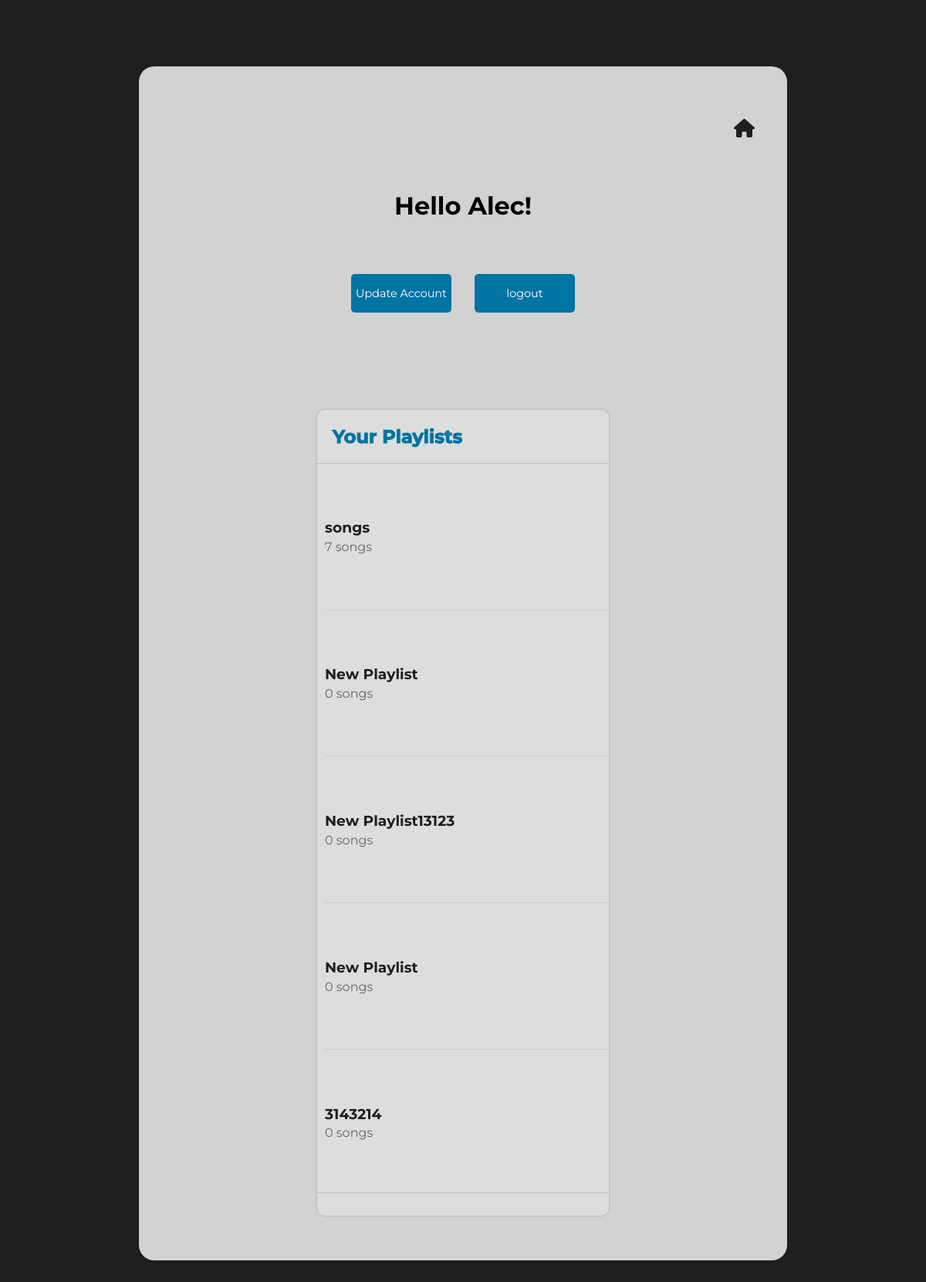
The app's page /account/ (signed in) with its own data.
### app/models.py (models this page shows, shortened)
class Playlist(models.Model):
    name = models.CharField(max_length=30)
    songs = models.ManyToManyField(Song) # type: ignore
    description = models.CharField(max_length=150, null=True, blank=True)
    created_by = models.ForeignKey(User, on_delete=models.CASCADE)

### app/views.py (the view)
# urls.py: path("account/", account_view, name="account"),
@login_required(login_url='login')
def account_view(req: HttpRequest) -> HttpResponse:
    userRoles = [i.name for i in req.user.groups.all()] # type: ignore
    songs = Song.objects.all() if 'Admin' in userRoles else None
    playlists = req.user.playlist_set.all() # type: ignore
    return render(req, 'account-view.html', {'user': req.user, 'roles': userRoles, 'songs': songs, 'playlists': playlists})

### app/templates/account-view.html (shortened to what this page needs)
{% extends "boilerplate.html" %}
{% block content %}
<div id='accountView'>
    <div id="accountViewPlate">
        <div id="accountViewHeaderWrapper">
            <div id='goHomeWrapper'>
                <a href="{% url "home" %}"><i id='goHomeBtn' class="fa-solid fa-house"></i></a>
            </div>
            <h1 id='accountViewHeader'>Hello {{user.username}}!</h1>
            <div id="accViewBtns">
                <a href="{% url "update_account" %}"><button id='updateAccount' class='accountViewBtn'>Update Account</button></a>
                <a href="{% url "logout" %}"><button id='logoutBtn' class='accountViewBtn'>logout</button></a>
            </div>
        </div>
        {% if "Admin" in roles %}
            <div id="playlistsSongs">
                <div id='accountViewPlaylists'>
                    <div id='accViewPlaylistHeader' class='accViewSubHeader'>
                        <h2>Your Playlists</h2>
                    </div>
                    <div id='accViewPlaylistOverflow'>
                    {% for playlist in playlists %}
                        <div class="accViewPlaylistContainer accViewCard">
                            <h3 class='accViewPlaylistTitle'>{{playlist.name}}</h3>
                            <p class='accViewPlaylistSongs'>{{playlist.songs.all|length}} songs</p>
                        </div>
                    {% endfor %}
                    </div>
                    <div class='accViewFooter'></div>
                </div>
                <div id="manageSongs">
                    <div id='manageSongsHeader' class='accViewSubHeader'>
                        <h2>Manage Songs</h2>
                        <a href="{% url 'add_song' %}"><i id='newSongBtn' class="fa-solid fa-plus"></i></a>
                    </div>
                    <div id='accViewSongsOverflow'>
                        {% for song in songs %}
                        <a href="{% url "update_song" song.pk %}">
                            <div class='manageSongWrapper accViewCard'>
                                <h3 class='accViewTitle'>{{song.title}}</h3>
                                {% for artist in song.artist.all %}<p class='accViewArtist'>{{artist.name}}</p>{% endfor %}
                            </div>
                        </a>
                        {% endfor %}
                    </div>
                    <div class='accViewFooter'></div>
                </div>
            </div>
        {% elif 'Standard' in roles %}
        <div id="playlistsSongs">
            <div id='accountViewPlaylists'>
                <div id='accViewPlaylistHeader' class='accViewSubHeader'>
                    <h2>Your Playlists</h2>
                </div>
                <div id='accViewPlaylistOverflow'>
                {% for playlist in playlists %}
                    <div class="accViewPlaylistContainer accViewCard">
                        <h3 class='accViewPlaylistTitle'>{{playlist.name}}</h3>
                        <p class='accViewPlaylistSongs'>{{playlist.songs.all|length}} songs</p>
                    </div>
                {% endfor %}
                </div>
                <div class='accViewFooter'></div>
            </div>
        </div>
        {% endif %}
    </div>
</div>
{% endblock content %}

### app/static/styles.css (style rules this page uses)
* { padding: 0; margin: 0; font-family: Montserrat; }
#accountView { width: 100vw; height: 100vh; background-color: #1e1e1e; display: flex; align-items: center; justify-content: center; }
#accountViewPlate { background-color: rgb(210, 210, 210); height: 90%; width: 70%;; border-radius: 20px; }
#accountViewHeaderWrapper { height: 25%; display: flex; flex-direction: column; justify-content: space-evenly; align-items: center; }
#goHomeWrapper { display: flex; width: 90%; justify-content: flex-end; }
#goHomeBtn { font-size: 1.5em; color: #1e1e1e; transition: .3s; }
#accViewBtns { display: flex; gap: 30px; }
.accountViewBtn { width: 130px; height: 50px; border-radius: 5px; border: none; background-color: #0074a2; color: white; font-size: .9em; transition: .3s; }
#playlistsSongs { height: 75%; width: 100%; display: flex; justify-content: space-evenly; align-items: center; }
#accountViewPlaylists, #manageSongs { width: 45%; max-width: 480px; height: 90%; border-radius: 10px; background-color: rgb(221, 221, 221); box-shadow: 0 0 3px rgba(0, 0, 0, 0.23); }
.accViewSubHeader { height: 69px; border-bottom: 1px solid #b9b9b9; display: flex; align-items: center; justify-content: space-between; }
.accViewSubHeader h2 { margin-left: 20px; -webkit-text-stroke: 1px #0074a2; color: #0074a2; }
.accViewFooter { height: 29px; width: 100%; border-Top: #b9b9b9 1px solid; }
#accViewSongsOverflow, #accViewPlaylistOverflow { height: calc(100% - 100px); overflow-y: scroll; }
.accViewTitle, .accViewPlaylistTitle { color: #1e1e1e; }
.accViewArtist, .accViewPlaylistSongs { color: #676767; }
a { text-decoration: none; }
.accViewCard { height: 20%; border-bottom: 1px solid #c4c4c499; display: flex; flex-direction: column; justify-content: center; gap: 2%; margin-left: 10px; }

### records on screen
Playlist: name "songs", songs.all|length "7"
Playlist: name "New Playlist", songs.all|length "0"
Playlist: name "New Playlist13123", songs.all|length "0"
Playlist: name "New Playlist", songs.all|length "0"
Playlist: name "3143214", songs.all|length "0"

### other values on screen
{{ user.username }} "Alec"
